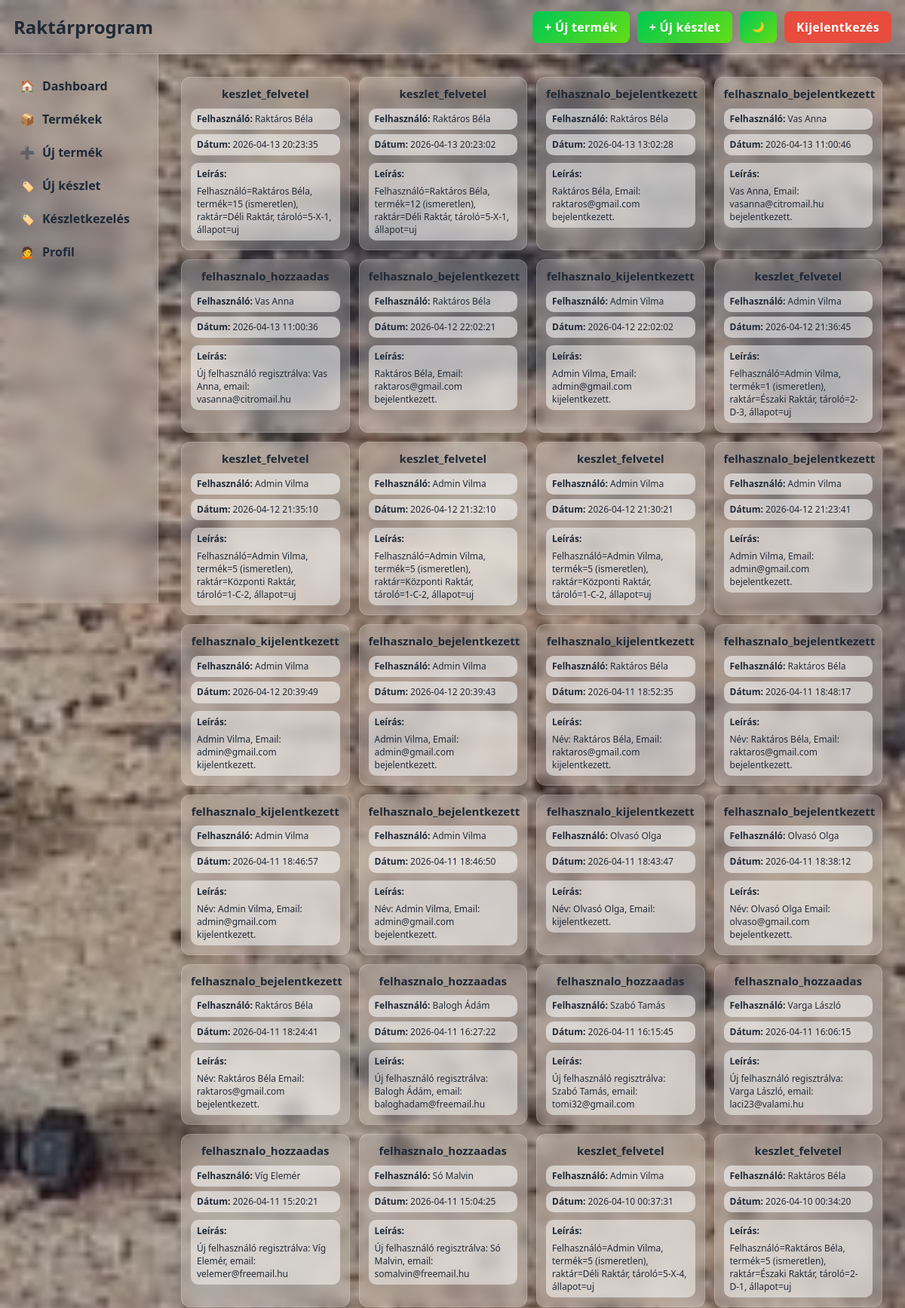
/naplo.php (signed in, upper part), run on the app's committed database.
### tables this page shows
CREATE TABLE `naplo` (
  `naplo_id` int(11) NOT NULL,
  `felhasznalo_id` int(11) DEFAULT NULL,
  `tipus` varchar(50) NOT NULL,
  `leiras` text NOT NULL,
  `datum` timestamp NOT NULL DEFAULT current_timestamp()
);

CREATE TABLE `felhasznalo` (
  `felhasznalo_id` int(11) NOT NULL,
  `felhasznalonev` varchar(100) NOT NULL,
  `email` varchar(255) NOT NULL,
  `jelszo_hash` varchar(255) NOT NULL,
  `aktiv` tinyint(1) DEFAULT 1,
  `letrehozva` datetime DEFAULT current_timestamp()
);

### naplo.php (the view, shortened to what this page needs)
<?php
require_once 'includes/db.php';
include 'includes/header.php';
include 'includes/navbar.php';
$stmt = $pdo->query(
    'SELECT
        n.naplo_id,
        n.tipus,
        n.leiras,
        n.datum,
        f.felhasznalonev
     FROM naplo n
     LEFT JOIN felhasznalo f ON n.felhasznalo_id = f.felhasznalo_id
     ORDER BY n.naplo_id DESC
     LIMIT 200'
);
$naplok = $stmt->fetchAll();
?>
<div class="main-layout">
    <?php include 'includes/sidebar.php'; ?>
    <main class="content">
        <div class="mobile-product-list">
            <?php if (empty($naplok)): ?>
                <div class="product-card">
                    <div class="product-card-body">
                        <h3 class="product-card-title">Nincs még naplóbejegyzés</h3>
                    </div>
                </div>
            <?php else: ?>
                <?php foreach ($naplok as $n): ?>
                    <div class="product-card">
                        <div class="product-card-body">
                            <h3 class="product-card-title">
                                <?= htmlspecialchars($n['tipus'], ENT_QUOTES, 'UTF-8') ?>
                            </h3>
                            <div class="product-card-grid">
                                <p><strong>Felhasználó:</strong> <?= htmlspecialchars($n['felhasznalonev'] ?? 'ismeretlen', ENT_QUOTES, 'UTF-8') ?></p>
                                <p><strong>Dátum:</strong> <?= htmlspecialchars($n['datum'], ENT_QUOTES, 'UTF-8') ?></p>
                            </div>
                            <div class="product-card-note">
                                <strong>Leírás:</strong>
                                <span><?= htmlspecialchars($n['leiras'], ENT_QUOTES, 'UTF-8') ?></span>
                            </div>
                        </div>
                    </div>
                <?php endforeach; ?>
            <?php endif; ?>
        </div>
    </main>
</div>
<?php include 'includes/footer.php'; ?>

### assets/css/style.css (style rules this page uses)
* { margin: 0; padding: 0; box-sizing: border-box; }
body { font-family: 'Segoe UI', Arial, sans-serif; color: #2f3640; background: linear-gradient(rgba(0, 0, 0, 0.22), rgba(0, 0, 0, 0.22)), url('/VizsgaPHP/raktarprogram/assets/images/all-bg.jpg') center center / cover no-repeat fixed; }
.main-layout { display: flex; width: 100%; min-height: calc(100vh - 72px); }
.content { flex: 1; min-width: 0; padding: 30px; }
.mobile-product-list { display: grid; grid-template-columns: repeat(auto-fit, minmax(220px, 1fr)); gap: 16px; min-width: 0; }
.product-card { min-width: 0; box-sizing: border-box; overflow: hidden; margin-bottom: 0; padding: 14px; background: rgba(255, 255, 255, 0.2); backdrop-filter: blur(10px); -webkit-backdrop-filter: blur(10px); border: 1px solid rgba(255, 255, 255, 0.18); border-radius: 16px; box-shadow: 0 8px 22px rgba(0, 0, 0, 0.12); display: flex; flex-direction: column; height: 100%; }
.product-card-body { display: flex; flex-direction: column; gap: 10px; min-width: 0; flex: 1; }
.product-card-title { margin: 0; font-size: 16px; font-weight: 700; text-align: center; color: #1f2937; line-height: 1.25; }
.product-card-grid { display: grid; gap: 6px; min-width: 0; }
.product-card-grid p { margin: 0; padding: 7px 9px; font-size: 12px; line-height: 1.35; color: #1f2937; background: rgba(255, 255, 255, 0.55); border-radius: 10px; word-break: break-word; }
.product-card-note { display: flex; flex-direction: column; gap: 6px; padding: 8px 10px; font-size: 12px; color: #1f2937; background: rgba(255, 255, 255, 0.5); border-radius: 10px; word-break: break-word; }

### assets/css/responsive.css (style rules this page uses)
@media (max-width: 1400px) { .mobile-product-list { grid-template-columns: repeat(auto-fit, minmax(210px, 1fr)); gap: 14px; } }
@media (max-width: 1200px) { .mobile-product-list { grid-template-columns: repeat(auto-fit, minmax(200px, 1fr)); gap: 12px; } }
@media (max-width: 1200px) { .product-card { padding: 12px; border-radius: 12px; } }
@media (max-width: 1200px) { .product-card-title { font-size: 15px; } }
@media (max-width: 1200px) { .product-card-grid p, .product-card-note { font-size: 12px; padding: 6px 8px; } }

### data on the page
naplo: tipus "keszlet_felvetel", felhasznalo.felhasznalonev "Raktáros Béla", datum "2026-04-13 20:23:35", leiras "Felhasználó=Raktáros Béla, termék=15 (ismeretlen), raktár=Déli Raktár, tároló=5-X-1, állapot=uj"
naplo: tipus "keszlet_felvetel", felhasznalo.felhasznalonev "Raktáros Béla", datum "2026-04-13 20:23:02", leiras "Felhasználó=Raktáros Béla, termék=12 (ismeretlen), raktár=Déli Raktár, tároló=5-X-1, állapot=uj"
naplo: tipus "felhasznalo_bejelentkezett", felhasznalo.felhasznalonev "Raktáros Béla", datum "2026-04-13 13:02:28", leiras "Raktáros Béla, Email: raktaros@gmail.com bejelentkezett."
naplo: tipus "felhasznalo_bejelentkezett", felhasznalo.felhasznalonev "Vas Anna", datum "2026-04-13 11:00:46", leiras "Vas Anna, Email: vasanna@citromail.hu bejelentkezett."
naplo: tipus "felhasznalo_hozzaadas", felhasznalo.felhasznalonev "Vas Anna", datum "2026-04-13 11:00:36", leiras "Új felhasználó regisztrálva: Vas Anna, email: vasanna@citromail.hu"
naplo: tipus "felhasznalo_bejelentkezett", felhasznalo.felhasznalonev "Raktáros Béla", datum "2026-04-12 22:02:21", leiras "Raktáros Béla, Email: raktaros@gmail.com bejelentkezett."
naplo: tipus "felhasznalo_kijelentkezett", felhasznalo.felhasznalonev "Admin Vilma", datum "2026-04-12 22:02:02", leiras "Admin Vilma, Email: admin@gmail.com kijelentkezett."
naplo: tipus "keszlet_felvetel", felhasznalo.felhasznalonev "Admin Vilma", datum "2026-04-12 21:36:45", leiras "Felhasználó=Admin Vilma, termék=1 (ismeretlen), raktár=Északi Raktár, tároló=2-D-3, állapot=uj"
naplo: tipus "keszlet_felvetel", felhasznalo.felhasznalonev "Admin Vilma", datum "2026-04-12 21:35:10", leiras "Felhasználó=Admin Vilma, termék=5 (ismeretlen), raktár=Központi Raktár, tároló=1-C-2, állapot=uj"
naplo: tipus "keszlet_felvetel", felhasznalo.felhasznalonev "Admin Vilma", datum "2026-04-12 21:32:10", leiras "Felhasználó=Admin Vilma, termék=5 (ismeretlen), raktár=Központi Raktár, tároló=1-C-2, állapot=uj"
naplo: tipus "keszlet_felvetel", felhasznalo.felhasznalonev "Admin Vilma", datum "2026-04-12 21:30:21", leiras "Felhasználó=Admin Vilma, termék=5 (ismeretlen), raktár=Központi Raktár, tároló=1-C-2, állapot=uj"
naplo: tipus "felhasznalo_bejelentkezett", felhasznalo.felhasznalonev "Admin Vilma", datum "2026-04-12 21:23:41", leiras "Admin Vilma, Email: admin@gmail.com bejelentkezett."
naplo: tipus "felhasznalo_kijelentkezett", felhasznalo.felhasznalonev "Admin Vilma", datum "2026-04-12 20:39:49", leiras "Admin Vilma, Email: admin@gmail.com kijelentkezett."
naplo: tipus "felhasznalo_bejelentkezett", felhasznalo.felhasznalonev "Admin Vilma", datum "2026-04-12 20:39:43", leiras "Admin Vilma, Email: admin@gmail.com bejelentkezett."
naplo: tipus "felhasznalo_kijelentkezett", felhasznalo.felhasznalonev "Raktáros Béla", datum "2026-04-11 18:52:35", leiras "Név: Raktáros Béla, Email: raktaros@gmail.com kijelentkezett."
naplo: tipus "felhasznalo_bejelentkezett", felhasznalo.felhasznalonev "Raktáros Béla", datum "2026-04-11 18:48:17", leiras "Név: Raktáros Béla, Email: raktaros@gmail.com bejelentkezett."
naplo: tipus "felhasznalo_kijelentkezett", felhasznalo.felhasznalonev "Admin Vilma", datum "2026-04-11 18:46:57", leiras "Név: Admin Vilma, Email: admin@gmail.com kijelentkezett."
naplo: tipus "felhasznalo_bejelentkezett", felhasznalo.felhasznalonev "Admin Vilma", datum "2026-04-11 18:46:50", leiras "Név: Admin Vilma, Email: admin@gmail.com bejelentkezett."
naplo: tipus "felhasznalo_kijelentkezett", felhasznalo.felhasznalonev "Olvasó Olga", datum "2026-04-11 18:43:47", leiras "Név: Olvasó Olga, Email: kijelentkezett."
naplo: tipus "felhasznalo_bejelentkezett", felhasznalo.felhasznalonev "Olvasó Olga", datum "2026-04-11 18:38:12", leiras "Név: Olvasó Olga Email: olvaso@gmail.com bejelentkezett."
naplo: tipus "felhasznalo_bejelentkezett", felhasznalo.felhasznalonev "Raktáros Béla", datum "2026-04-11 18:24:41", leiras "Név: Raktáros Béla Email: raktaros@gmail.com bejelentkezett."
naplo: tipus "felhasznalo_hozzaadas", felhasznalo.felhasznalonev "Balogh Ádám", datum "2026-04-11 16:27:22", leiras "Új felhasználó regisztrálva: Balogh Ádám, email: baloghadam@freemail.hu"
naplo: tipus "felhasznalo_hozzaadas", felhasznalo.felhasznalonev "Szabó Tamás", datum "2026-04-11 16:15:45", leiras "Új felhasználó regisztrálva: Szabó Tamás, email: tomi32@gmail.com"
naplo: tipus "felhasznalo_hozzaadas", felhasznalo.felhasznalonev "Varga László", datum "2026-04-11 16:06:15", leiras "Új felhasználó regisztrálva: Varga László, email: laci23@valami.hu"
naplo: tipus "felhasznalo_hozzaadas", felhasznalo.felhasznalonev "Víg Elemér", datum "2026-04-11 15:20:21", leiras "Új felhasználó regisztrálva: Víg Elemér, email: velemer@freemail.hu"
naplo: tipus "felhasznalo_hozzaadas", felhasznalo.felhasznalonev "Só Malvin", datum "2026-04-11 15:04:25", leiras "Új felhasználó regisztrálva: Só Malvin, email: somalvin@freemail.hu"
naplo: tipus "keszlet_felvetel", felhasznalo.felhasznalonev "Admin Vilma", datum "2026-04-10 00:37:31", leiras "Felhasználó=Admin Vilma, termék=5 (ismeretlen), raktár=Déli Raktár, tároló=5-X-4, állapot=uj"
naplo: tipus "keszlet_felvetel", felhasznalo.felhasznalonev "Raktáros Béla", datum "2026-04-10 00:34:20", leiras "Felhasználó=Raktáros Béla, termék=5 (ismeretlen), raktár=Északi Raktár, tároló=2-D-1, állapot=uj"
